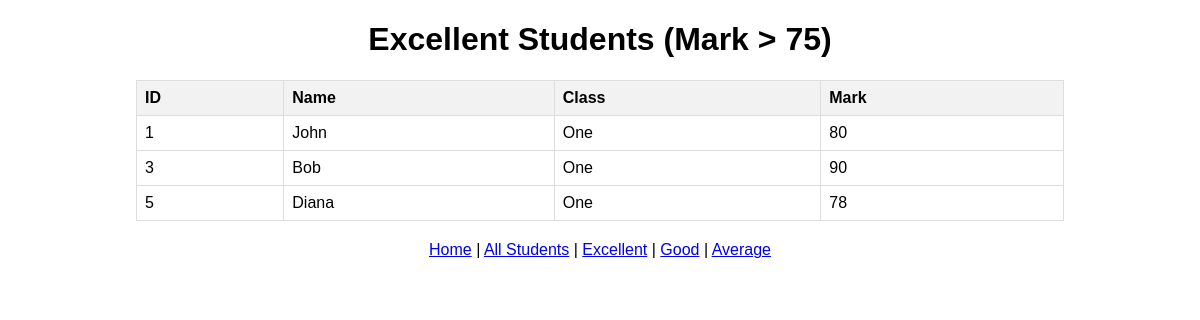
The page /excellent_students on the database its author committed.
### Ex8.py (models this page shows, shortened)
class Student(db.Model):
    __tablename__ = 'students'
    id = db.Column(db.Integer, primary_key=True)
    name = db.Column(db.String(100), nullable=False)
    class_name = db.Column(db.String(50), nullable=False)
    mark = db.Column(db.Integer, nullable=False)

### Ex8.py (the view)
@app.route('/excellent_students')
def excellent_students():
    students = Student.query.filter(Student.mark > 75).all()
    return render_template('students_table.html', students=students, title="Excellent Students (Mark > 75)")

### templates/students_table.html (shortened to what this page needs)
<!DOCTYPE html>
<html>
<head>
</head>
<body>
    <h1>{{ title }}</h1>
    {% if students %}
        <table>
            <tr>
                <th>ID</th>
                <th>Name</th>
                <th>Class</th>
                <th>Mark</th>
            </tr>
            {% for student in students %}
            <tr>
                <td>{{ student.id }}</td>
                <td>{{ student.name }}</td>
                <td>{{ student.class_name }}</td>
                <td>{{ student.mark }}</td>
            </tr>
            {% endfor %}
        </table>
    {% else %}
        <p style="text-align: center;">No students found.</p>
    {% endif %}
    <div class="nav">
        <a href="/">Home</a> |
        <a href="/all_students">All Students</a> |
        <a href="/excellent_students">Excellent</a> |
        <a href="/good_students">Good</a> |
        <a href="/average_students">Average</a>
    </div>
</body>
</html>

### templates/students_table.html (style rules this page uses)
body { font-family: Arial, sans-serif; margin: 20px; }
table { border-collapse: collapse; width: 80%; margin: 20px auto; }
th, td { border: 1px solid #ddd; padding: 8px; text-align: left; }
th { background-color: #f2f2f2; }
h1 { text-align: center; }
.nav { text-align: center; margin: 20px; }

### rows shown on the page
Student: id "1", name "John", class_name "One", mark "80"
Student: id "3", name "Bob", class_name "One", mark "90"
Student: id "5", name "Diana", class_name "One", mark "78"

### other values the page prints
{{ title }} "Excellent Students (Mark > 75)"
